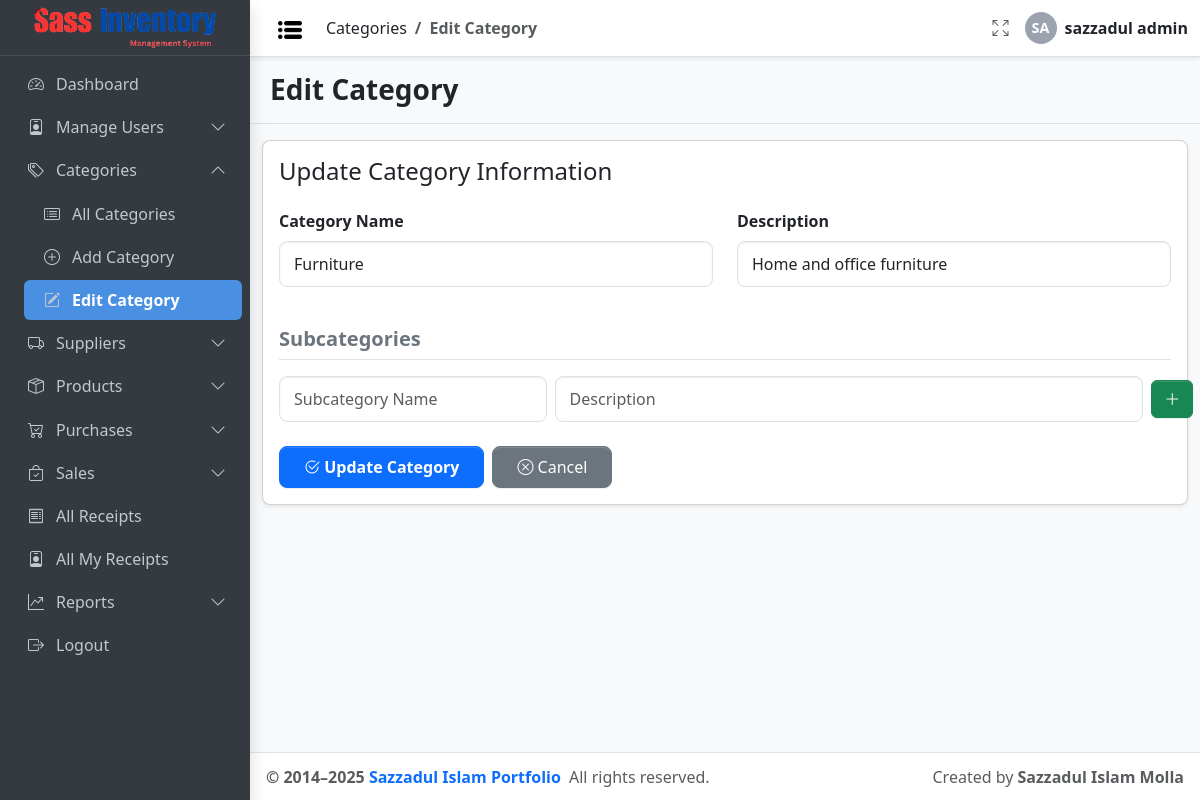
The app's page /category/edit.php?id=4 (signed in), older data.
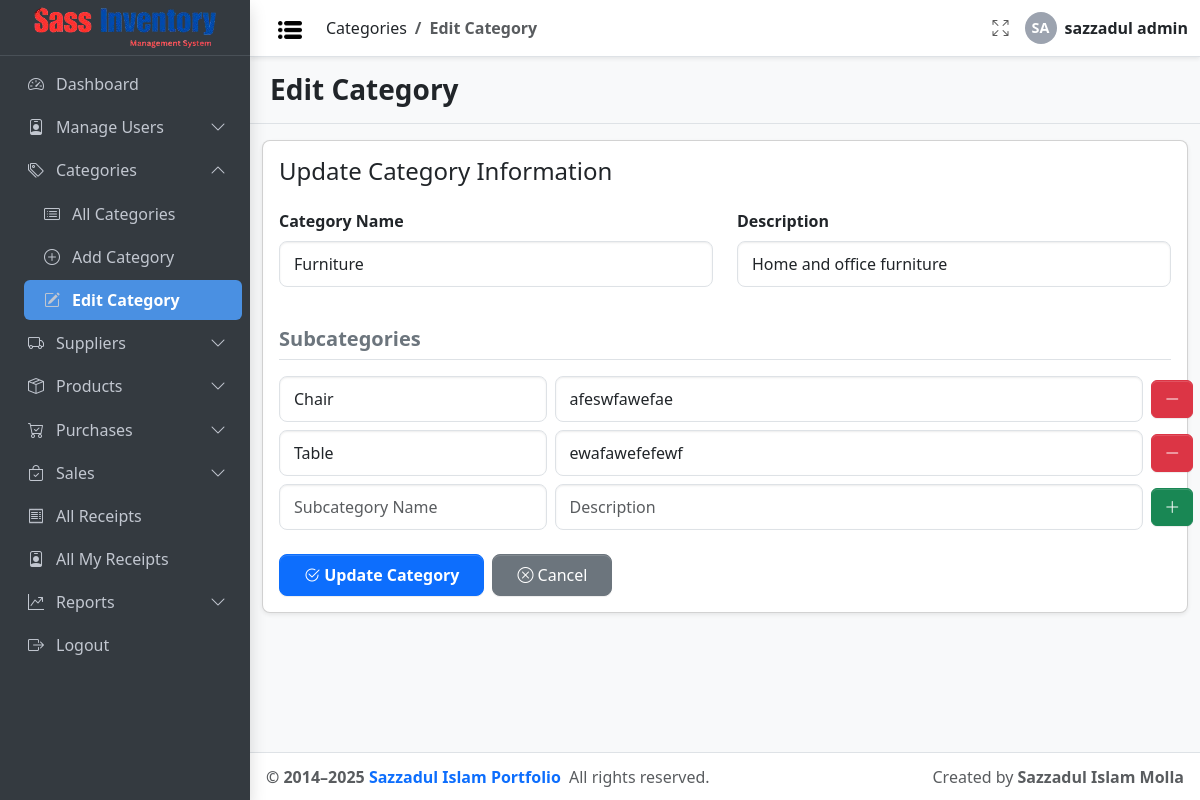
The same page, newer data.
### tables this page shows
CREATE TABLE `category` (
  `id` int(11) NOT NULL,
  `name` varchar(100) NOT NULL,
  `parent_id` int(11) DEFAULT NULL,
  `description` text DEFAULT NULL COMMENT 'Optional description',
  `created_at` timestamp NOT NULL DEFAULT current_timestamp(),
  `updated_at` timestamp NOT NULL DEFAULT current_timestamp() COMMENT 'Auto-update on record change'
);

### config/db_config.php (called while the page is built, shortened)
<?php
$Project_URL = "http://localhost/Sass_Inventory_Management/";

### Inc/link.php (called while the page is built, shortened)
<?php
function getUserPermissions($roleId, $conn)
{
  $permissions = [];
  $stmt = $conn->prepare("
        SELECT permission_name
        FROM role_permission_matrix
        WHERE role_id = ? AND assigned = 1
    ");
  $stmt->bind_param("i", $roleId);
  $stmt->execute();
  $result = $stmt->get_result();
  while ($row = $result->fetch_assoc()) {
    $permissions[] = $row['permission_name'];
  }
  return $permissions;
}

### category/edit.php (the view, shortened to what the changed rows need)
<?php
include_once __DIR__ . '/../config/auth_guard.php';
?>
<!doctype html>
<html lang="en">
<head>
  <link rel="stylesheet"
    href="https://cdn.jsdelivr.net/npm/@fontsource/source-sans-3@5.0.12/index.css"
    media="print" onload="this.media='all'" />
  <link rel="stylesheet"
    href="https://cdn.jsdelivr.net/npm/bootstrap-icons@1.13.1/font/bootstrap-icons.min.css" />
  <link rel="stylesheet" href="<?= $Project_URL ?>/css/adminlte.css" />
</head>
<?php
$conn = connectDB();
$categoryId = intval($_GET['id']);
$stmt = $conn->prepare("SELECT * FROM category WHERE id = ?");
$stmt->bind_param("i", $categoryId);
$stmt->execute();
$result = $stmt->get_result();
$category = $result->fetch_assoc();
$subCategories = [];
if ($category['parent_id'] === null) {
  $stmtSub = $conn->prepare("SELECT * FROM category WHERE parent_id = ? ORDER BY id ASC");
  $stmtSub->bind_param("i", $categoryId);
  $stmtSub->execute();
  $subCategories = $stmtSub->get_result()->fetch_all(MYSQLI_ASSOC);
}
?>
<body class="layout-fixed sidebar-expand-lg bg-body-tertiary">
  <div class="app-wrapper">
    <?php include_once '../Inc/Sidebar.php'; ?>
    <main class="app-main">
      <div class="app-content-body mt-3">
        <div class="container-fluid">
          <div class="card shadow-sm rounded-3">
            <div class="card-body">
              <form method="POST" action="">
                <?php if ($category['parent_id'] === null): ?>
                  <div class="mt-4">
                    <div id="subcategories-wrapper" class="d-flex flex-column gap-2">
                      <?php foreach ($subCategories as $sub): ?>
                        <div class="d-flex align-items-center gap-2 subcategory-row">
                          <input type="text" name="subcategories[<?= $sub['id'] ?>][name]" class="form-control" style="flex:0 0 30%" placeholder="Subcategory Name" value="<?= htmlspecialchars($sub['name']) ?>">
                          <input type="text" name="subcategories[<?= $sub['id'] ?>][description]" class="form-control" style="flex:0 0 66%" placeholder="Description" value="<?= htmlspecialchars($sub['description']) ?>">
                          <button type="button" class="btn btn-danger btn-remove-subcategory flex-shrink-0"><i class="bi bi-dash-lg"></i></button>
                        </div>
                      <?php endforeach; ?>
                    </div>
                  </div>
                <?php else: ?>
                  <div class="alert alert-info mt-3">
                    This is a subcategory. Subcategories cannot have their own subcategories.
                  </div>
                <?php endif; ?>
              </form>
            </div>
          </div>
        </div>
      </div>
    </main>
  </div>
</body>
</html>

### Inc/Sidebar.php (shortened to what the changed rows need)
<?php
include_once 'link.php';
$role = $_SESSION['role_id'];
$conn = connectDB();
$USER_PERMISSIONS = getUserPermissions($role, $conn);
function getProjectRoot()
{
  $parts = explode('/', trim($_SERVER['PHP_SELF'], '/'));
  return '/' . $parts[0] . '/';
}
$projectRoot = getProjectRoot();
$Project_URL = $projectRoot;
function getCurrentRelativePath()
{
  $current = $_SERVER['PHP_SELF'];
  $parts = explode('/', trim($current, '/'));
  $projectRoot = '/' . $parts[0] . '/';
  return str_replace($projectRoot, '', $current);
}
function isActivePage($url)
{
  return getCurrentRelativePath() === $url;
}
?>
<aside class="app-sidebar bg-body-secondary shadow" data-bs-theme="dark">
  <div class="sidebar-wrapper">
    <nav>
      <ul class="nav sidebar-menu flex-column" id="sidebarAccordion">
        <?php foreach ($sidebarMenu as $index => $menu): ?>
          <?php
          $hasSubmenu = isset($menu['submenu']);
          if ($hasSubmenu) {
            $visibleSubmenus = array_filter($menu['submenu'], function ($sub) use ($USER_PERMISSIONS) {
              $hasPermission = empty($sub['permission']) || in_array($sub['permission'], $USER_PERMISSIONS);
              $notHidden = empty($sub['hidden']) || $sub['hidden'] !== true || isActivePage($sub['url']);
              return $hasPermission && $notHidden;
            });
            if (count($visibleSubmenus) === 1) {
              $sub = array_values($visibleSubmenus)[0];
          ?>
              <li class="nav-item">
                <a href="<?= $Project_URL . $sub['url'] ?>" class="nav-link <?= isActivePage($sub['url']) ? 'active-page' : '' ?>">
                  <i class="nav-icon <?= $sub['icon'] ?>"></i>
                  <p><?= $sub['title'] ?></p>
                </a>
              </li>
            <?php
            } else {
              $collapseId = "collapseMenu$index";
              $anyActive = false;
              foreach ($visibleSubmenus as $sub) {
                if (isActivePage($sub['url'])) $anyActive = true;
              }
            ?>
              <li class="nav-item">
                <a class="nav-link d-flex justify-content-between align-items-center" data-bs-toggle="collapse"
                  href="#<?= $collapseId ?>" aria-expanded="<?= $anyActive ? 'true' : 'false' ?>"
                  aria-controls="<?= $collapseId ?>">
                  <span class="d-inline-flex align-items-center gap-2">
                    <i class="nav-icon <?= $menu['icon'] ?>"></i>
                    <?= $menu['title'] ?>
                  </span>
                  <i class="bi bi-chevron-down collapse-arrow rotate-0"></i>
                </a>
                <div class="collapse <?= $anyActive ? 'show' : '' ?>" id="<?= $collapseId ?>" data-bs-parent="#sidebarAccordion">
                  <ul class="nav flex-column ms-3">
                    <?php foreach ($visibleSubmenus as $sub): ?>
                      <li class="nav-item">
                        <a href="<?= $Project_URL . $sub['url'] ?>" class="nav-link <?= isActivePage($sub['url']) ? 'active-page' : '' ?>">
                          <i class="nav-icon <?= $sub['icon'] ?>"></i>
                          <p><?= $sub['title'] ?></p>
                        </a>
                      </li>
                    <?php endforeach; ?>
                  </ul>
                </div>
              </li>
            <?php
            }
          } else {
            ?>
            <li class="nav-item">
              <a href="<?= $Project_URL . $menu['url'] ?>" class="nav-link <?= isActivePage($menu['url']) ? 'active-page' : '' ?>">
                <i class="nav-icon <?= $menu['icon'] ?>"></i>
                <p><?= $menu['title'] ?></p>
              </a>
            </li>
          <?php } ?>
        <?php endforeach; ?>
      </ul>
    </nav>
  </div>
</aside>

Row changes from the older to the newer data that the page shows:
added category: name "Chair", description "afeswfawefae"
added category: name "Table", description "ewafawefefewf"
